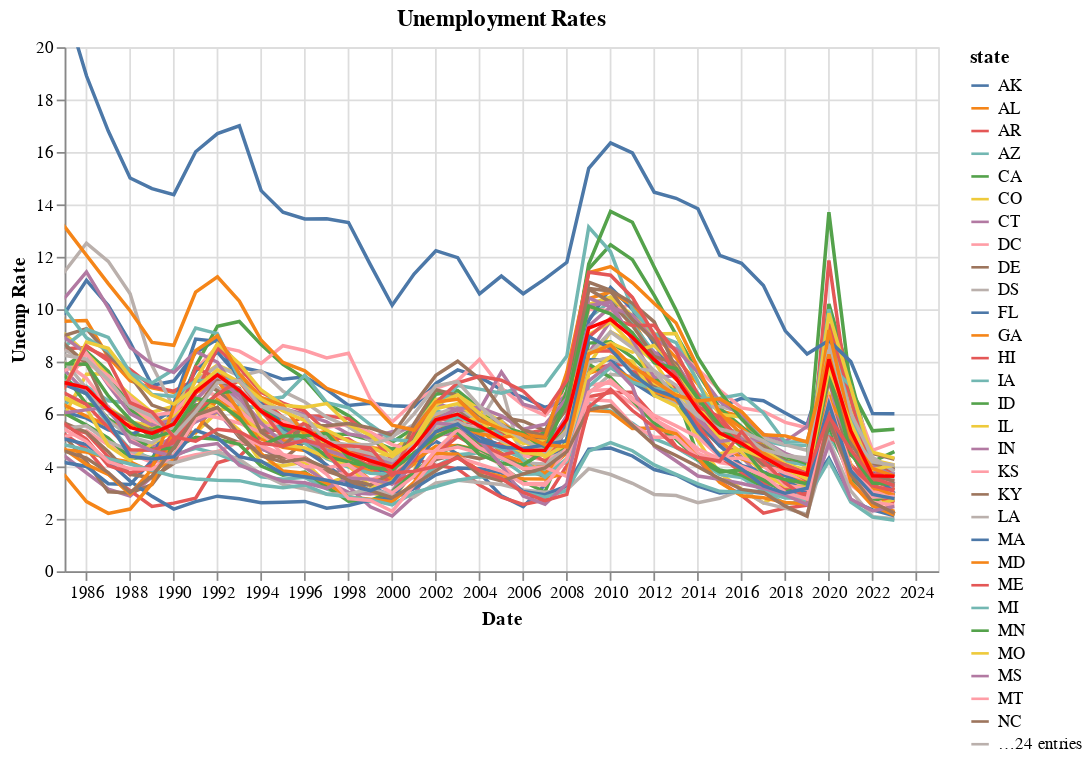

The notebook cell saved with this chart:
### Code cell
#make dropdowns
urstate_dropdown = alt.binding_select(options=list(collapsed_ur_df['state'].unique()), name='Select a State: ')
urstate_selection = alt.selection_point(fields=['state'], bind=urstate_dropdown, name='Year')

#make state unemployment line chart
ur_line = alt.Chart(collapsed_ur_df).mark_line().encode(
    x=alt.X('year:T', scale=alt.Scale(domain=('1985', '2025')),title = 'Date'),
    y=alt.Y('value:Q', scale=alt.Scale(domain=(0,20.0)),title='Unemp Rate'),
    color = 'state'
).add_params(urstate_selection).transform_filter(
    urstate_selection).interactive()

us_ur_line = alt.Chart(collapsed_usrate_df).mark_line().encode(
    x=alt.X('year:T', scale=alt.Scale(domain=('1985', '2025')),title = 'Date'),
    y=alt.Y('rate:Q', scale=alt.Scale(domain=(0,20.0))),
    color = alt.value('red')
)

#layer
layered_unemp_chart = alt.layer(ur_line, us_ur_line).properties(title='Unemployment Rates',width=500)

layered_unemp_chart

### Figure 1 — Vega-Lite specification as saved in the notebook (floating-point values rounded to 4 significant figures; data arrays with more than 128 entries replaced by an {"elided": "..."} marker saying what was removed)
{"config": {"view": {"continuousWidth": 300, "continuousHeight": 300}}, "layer": [{"data": {"name": "data-8cc13518f7eaa30b0158d95fa4d0d270"}, "mark": {"type": "line"}, "encoding": {"color": {"field": "state", "type": "nominal"}, "x": {"field": "year", "scale": {"domain": ["1985", "2025"]}, "title": "Date", "type": "temporal"}, "y": {"field": "value", "scale": {"domain": [0, 20.0]}, "title": "Unemp Rate", "type": "quantitative"}}, "name": "view_2", "transform": [{"filter": {"param": "Year"}}]}, {"data": {"name": "data-9d5edd650cb1da9a74873793a934f764"}, "mark": {"type": "line"}, "encoding": {"color": {"value": "red"}, "x": {"field": "year", "scale": {"domain": ["1985", "2025"]}, "title": "Date", "type": "temporal"}, "y": {"field": "rate", "scale": {"domain": [0, 20.0]}, "type": "quantitative"}}}], "params": [{"name": "Year", "select": {"type": "point", "fields": ["state"]}, "bind": {"input": "select", "options": ["AK", "AL", "AR", "AZ", "CA", "CO", "CT", "DC", "DE", "DS", "FL", "GA", "HI", "IA", "ID", "IL", "IN", "KS", "KY", "LA", "MA", "MD", "ME", "MI", "MN", "MO", "MS", "MT", "NC", "ND", "NE", "NH", "NJ", "NM", "NV", "NY", "OH", "OK", "OR", "PA", "PR", "RI", "SC", "SD", "TN", "TX", "UT", "VA", "VT", "WA", "WI", "WV", "WY"], "name": "Select a State: "}, "views": ["view_2"]}, {"name": "param_2", "select": {"type": "interval", "encodings": ["x", "y"]}, "bind": "scales", "views": ["view_2"]}], "title": "Unemployment Rates", "width": 500, "$schema": "https://vega.github.io/schema/vega-lite/v5.15.1.json", "datasets": {"data-8cc13518f7eaa30b0158d95fa4d0d270": {"elided": "2544 records"}, "data-9d5edd650cb1da9a74873793a934f764": [{"year": "1948-01-01T00:00:00", "rate": 3.75}, {"year": "1949-01-01T00:00:00", "rate": 6.05}, {"year": "1950-01-01T00:00:00", "rate": 5.208}, {"year": "1951-01-01T00:00:00", "rate": 3.283}, {"year": "1952-01-01T00:00:00", "rate": 3.025}, {"year": "1953-01-01T00:00:00", "rate": 2.925}, {"year": "1954-01-01T00:00:00", "rate": 5.592}, {"year": "1955-01-01T00:00:00", "rate": 4.367}, {"year": "1956-01-01T00:00:00", "rate": 4.125}, {"year": "1957-01-01T00:00:00", "rate": 4.3}, {"year": "1958-01-01T00:00:00", "rate": 6.842}, {"year": "1959-01-01T00:00:00", "rate": 5.45}, {"year": "1960-01-01T00:00:00", "rate": 5.542}, {"year": "1961-01-01T00:00:00", "rate": 6.692}, {"year": "1962-01-01T00:00:00", "rate": 5.567}, {"year": "1963-01-01T00:00:00", "rate": 5.642}, {"year": "1964-01-01T00:00:00", "rate": 5.158}, {"year": "1965-01-01T00:00:00", "rate": 4.508}, {"year": "1966-01-01T00:00:00", "rate": 3.792}, {"year": "1967-01-01T00:00:00", "rate": 3.842}, {"year": "1968-01-01T00:00:00", "rate": 3.558}, {"year": "1969-01-01T00:00:00", "rate": 3.492}, {"year": "1970-01-01T00:00:00", "rate": 4.983}, {"year": "1971-01-01T00:00:00", "rate": 5.95}, {"year": "1972-01-01T00:00:00", "rate": 5.6}, {"year": "1973-01-01T00:00:00", "rate": 4.858}, {"year": "1974-01-01T00:00:00", "rate": 5.642}, {"year": "1975-01-01T00:00:00", "rate": 8.475}, {"year": "1976-01-01T00:00:00", "rate": 7.7}, {"year": "1977-01-01T00:00:00", "rate": 7.05}, {"year": "1978-01-01T00:00:00", "rate": 6.067}, {"year": "1979-01-01T00:00:00", "rate": 5.85}, {"year": "1980-01-01T00:00:00", "rate": 7.175}, {"year": "1981-01-01T00:00:00", "rate": 7.617}, {"year": "1982-01-01T00:00:00", "rate": 9.708}, {"year": "1983-01-01T00:00:00", "rate": 9.6}, {"year": "1984-01-01T00:00:00", "rate": 7.508}, {"year": "1985-01-01T00:00:00", "rate": 7.192}, {"year": "1986-01-01T00:00:00", "rate": 7.0}, {"year": "1987-01-01T00:00:00", "rate": 6.175}, {"year": "1988-01-01T00:00:00", "rate": 5.492}, {"year": "1989-01-01T00:00:00", "rate": 5.258}, {"year": "1990-01-01T00:00:00", "rate": 5.617}, {"year": "1991-01-01T00:00:00", "rate": 6.85}, {"year": "1992-01-01T00:00:00", "rate": 7.492}, {"year": "1993-01-01T00:00:00", "rate": 6.908}, {"year": "1994-01-01T00:00:00", "rate": 6.1}, {"year": "1995-01-01T00:00:00", "rate": 5.592}, {"year": "1996-01-01T00:00:00", "rate": 5.408}, {"year": "1997-01-01T00:00:00", "rate": 4.942}, {"year": "1998-01-01T00:00:00", "rate": 4.5}, {"year": "1999-01-01T00:00:00", "rate": 4.217}, {"year": "2000-01-01T00:00:00", "rate": 3.967}, {"year": "2001-01-01T00:00:00", "rate": 4.742}, {"year": "2002-01-01T00:00:00", "rate": 5.783}, {"year": "2003-01-01T00:00:00", "rate": 5.992}, {"year": "2004-01-01T00:00:00", "rate": 5.542}, {"year": "2005-01-01T00:00:00", "rate": 5.083}, {"year": "2006-01-01T00:00:00", "rate": 4.608}, {"year": "2007-01-01T00:00:00", "rate": 4.617}, {"year": "2008-01-01T00:00:00", "rate": 5.8}, {"year": "2009-01-01T00:00:00", "rate": 9.283}, {"year": "2010-01-01T00:00:00", "rate": 9.608}, {"year": "2011-01-01T00:00:00", "rate": 8.933}, {"year": "2012-01-01T00:00:00", "rate": 8.075}, {"year": "2013-01-01T00:00:00", "rate": 7.358}, {"year": "2014-01-01T00:00:00", "rate": 6.158}, {"year": "2015-01-01T00:00:00", "rate": 5.275}, {"year": "2016-01-01T00:00:00", "rate": 4.875}, {"year": "2017-01-01T00:00:00", "rate": 4.358}, {"year": "2018-01-01T00:00:00", "rate": 3.892}, {"year": "2019-01-01T00:00:00", "rate": 3.683}, {"year": "2020-01-01T00:00:00", "rate": 8.092}, {"year": "2021-01-01T00:00:00", "rate": 5.367}, {"year": "2022-01-01T00:00:00", "rate": 3.642}, {"year": "2023-01-01T00:00:00", "rate": 3.627}]}}
